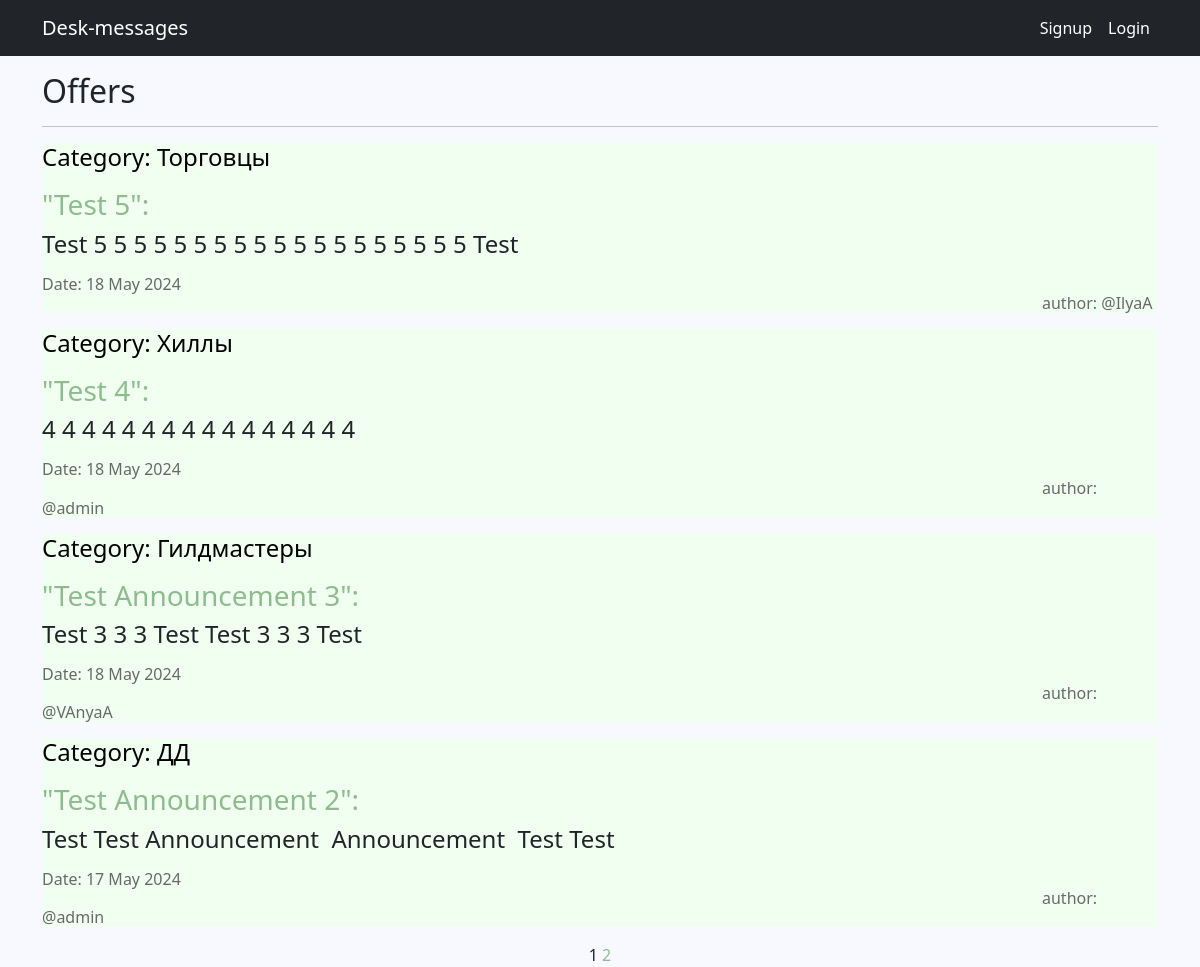
The page / on the database its author committed.
### announcements/models.py (models this page shows, shortened)
class Announcement(models.Model):
    time_in = models.DateTimeField(auto_now_add=True)
    title = models.CharField(max_length=115)
    announcement_text = RichTextUploadingField()
    author = models.ForeignKey(Author, on_delete=models.CASCADE, related_name='announcements')
    category = models.ForeignKey(Category, on_delete=models.CASCADE, related_name='announcements')

class Category(models.Model):
    tanks = "TA"
    healths = "HE"
    dd = "DD"
    merchants = "ME"
    guild_masters = "GM"
    quests_givers = "QG"
    blacksmiths = "BS"
    tanners = "TN"
    potion_makers = "PM"
    spell_masters = "SM"
    POSITIONS = [
        (tanks, "Танки"),
        (healths, "Хиллы"),
        (dd, "ДД"),
        (merchants, "Торговцы"),
        (guild_masters, "Гилдмастеры"),
        (quests_givers, "Квестгиверы"),
        (blacksmiths, "Кузнецы"),
        (tanners, "Кожевники"),
        (potion_makers, "Зельевары"),
        (spell_masters, "Мастера заклинаний"),
    ]
    category_name = models.CharField(max_length=2,
                                     choices=POSITIONS,
                                     unique=True,
                                     default=tanks)
    def __str__(self):
        return self.get_category_name_display()

class Author(models.Model):
    author_name = models.OneToOneField(User, on_delete=models.CASCADE)
    def __str__(self):
        return self.author_name.username

### announcements/views.py (the view)
# urls.py: path('', AnnouncementList.as_view(), name='announcement_list'),
class AnnouncementList(ListView):
    model = Announcement
    ordering = '-time_in'
    template_name = 'announcements/list.html'
    context_object_name = 'announcements'
    paginate_by = 4

### announcements/templatetags/custom_tags.py (called while the page is built)
@register.simple_tag(takes_context=True)
def url_replace(context, **kwargs):
    d = context['request'].GET.copy()
    for k, v in kwargs.items():
        d[k] = v
    return d.urlencode()

### templates/announcements/list.html (shortened to what this page needs)
{% extends 'default.html' %}
{% load custom_tags %}
{% block content %}
    <h2 style="text-align: left;">
        Offers
    </h2>
    <hr/>
    {% if announcements %}
        {% for announcement in announcements %}
            <div align="left" style="background-color: #F0FFF0">
                <h4 style="color: #000000">
                    Category: {{ announcement.category }}
                </h4>
                <h3>
                    <a href="{% url 'announcement_detail' pk=announcement.id %}">"{{ announcement.title }}":</a>
                </h3>
                <h4>
                    {{announcement.announcement_text|safe }}
                </h4>
                <h6 style="text-align: left; color: #696969" >
                    Date: {{ announcement.time_in|date:'d M Y' }} <span style='padding-left:1000px;'> author: @{{ announcement.author }} </span>
                </h6>
            </div>
        {% endfor %}
    {% else %}
        <h3>No announcements</h3>
    {% endif %}
    {{ page_obj.number }}
    {% if page_obj.has_next %}
        <a href="?{% url_replace page=page_obj.next_page_number %}">{{ page_obj.next_page_number }}</a>
    {% endif %}
{% endblock content %}

### templates/default.html (style rules this page uses)
body { background-color: #F8F8FF; }
a { color: #8FBC8F; text-decoration: none; }

### rows shown on the page
Announcement: category "Торговцы", title "Test 5", announcement_text "Test 5 5 5 5 5 5 5 5 5 5 5 5 5 5 5 5 5 5 5 Test", time_in "18 May 2024", author "IlyaA"
Announcement: category "Хиллы", title "Test 4", announcement_text "4 4 4 4 4 4 4 4 4 4 4 4 4 4 4 4", time_in "18 May 2024", author "admin"
Announcement: category "Гилдмастеры", title "Test Announcement 3", announcement_text "Test 3 3 3 Test Test 3 3 3 Test", time_in "18 May 2024", author "VAnyaA"
Announcement: category "ДД", title "Test Announcement 2", announcement_text "Test Test Announcement Announcement Test Test", time_in "17 May 2024", author "admin"

### other values the page prints
{{ page_obj.number }} "1"
{{ page_obj.next_page_number }} "2"
